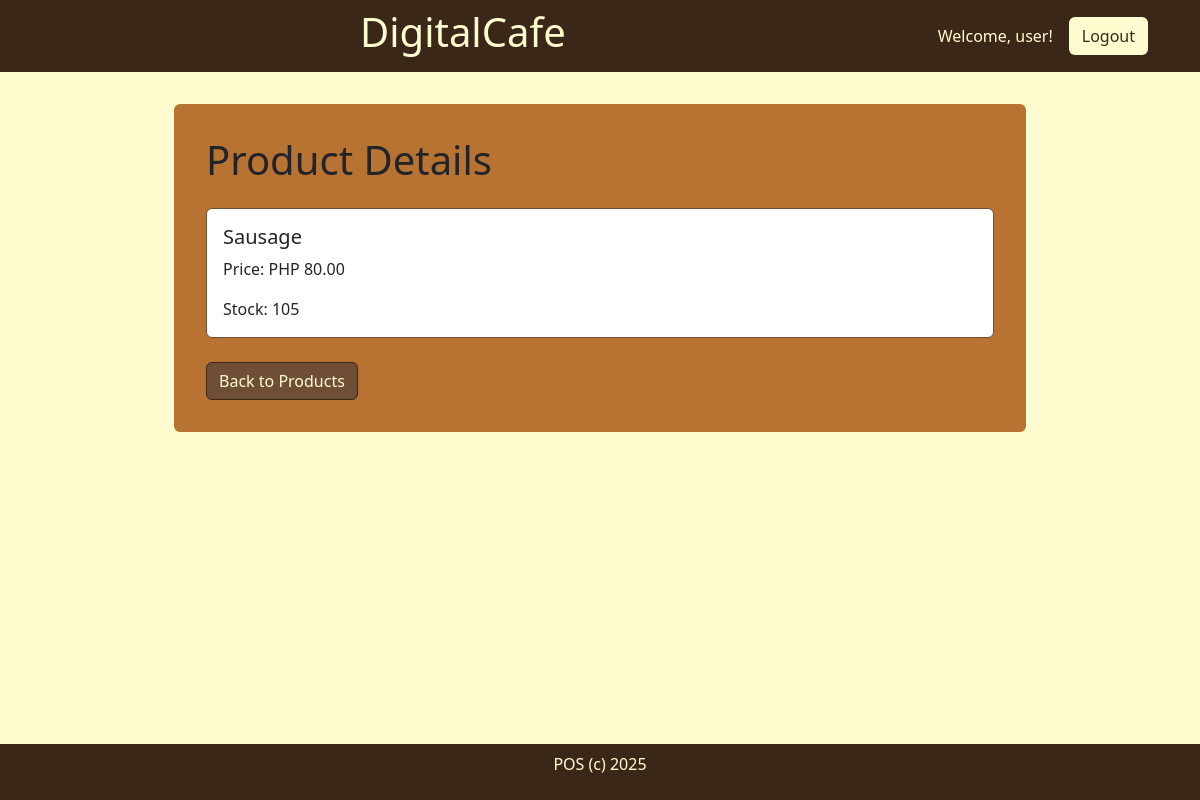
/product/2 (signed in), run on the app's committed database.
### digitalcafe/models.py (models this page shows, shortened)
class item(models.Model):
    app_label = 'digitalcafe'
    item_name = models.CharField(max_length=100)
    item_price = models.DecimalField(max_digits=6, decimal_places=2)
    stock_quantity = models.IntegerField()
    objects = models.Manager()

### digitalcafe/views.py (the view)
# urls.py: path("product/<int:pk>", views.product_detail, name="product_detail"),
@login_required
def product_detail(request, pk):
    product = get_object_or_404(item, pk=pk)
    return render(request, 'digitalcafe/product_detail.html', {'product': product})

### digitalcafe/templates/digitalcafe/product_detail.html
{% extends 'digitalcafe/base.html' %}
{% load static %}
{% block content %}
<div class="content">
    <div class="content-head m-4">
        <h1>Product Details</h1>
    </div>
    <div class="data-content m-4">
        <div class="card">
            <div class="card-body">
                <h5 class="card-title">{{ product.item_name }}</h5>
                <p class="card-text">Price: PHP {{ product.item_price }}</p>
                <p class="card-text">Stock: {{ product.stock_quantity }}</p>
            </div>
        </div>
    </div>
    <div class="content-footer m-4">
        <a href="{% url 'index' %}" class="btn btn-primary">Back to Products</a>
    </div>
</div>
{% endblock content %}

### digitalcafe/templates/digitalcafe/base.html (shortened to what this page needs)
{% load static %}
<!DOCTYPE html>
<html lang="en">
<head>
    <link href="https://cdn.jsdelivr.net/npm/bootstrap@5.3.3/dist/css/bootstrap.min.css" rel="stylesheet">
</head>
<body class="bg-coffee-cream">
    <header class="navbar navbar-dark bg-coffee-dark d-flex align-items-center">
        <div class="container-fluid">
            <div class="row w-100 align-items-center">
                <h1 class="col text-coffee-cream text-center">DigitalCafe</h1>
                <div class="col-auto">
                    {% if user.is_authenticated %}
                <div class="d-flex align-items-center me-3">
                    <span class="text-coffee-cream me-3">Welcome, {{ user.username }}!</span>
                    <form method="post" action="{% url 'logout' %}">
                        <button type="submit" class="btn bg-coffee-cream text-coffee-dark">
                            Logout
                        </button>
                    </form>
                </div>
                {% else %}
                <a href="{% url 'login' %}" class="btn bg-coffee-cream text-coffee-dark me-3">Login</a>
                {% endif %}
                </div>
            </div>
        </div>
    </header>
    <main class="main m-2 p-4">
        <div class="mx-auto w-75 bg-coffee-light p-2 rounded" style="--bs-bg-opacity: .3;">
            {% block content %}
            {% endblock content %}
        </div>
    </main>
    <footer class="footer bg-coffee-dark fixed-bottom" style="width: 100%;">
        <p class="text-coffee-cream text-center p-2" style="width: 100%;">POS (c) 2025</p>
    </footer>
</body>
</html>

### digitalcafe/templates/digitalcafe/base.html (style rules this page uses)
:root { --coffee-dark: #3A2718; --coffee-medium: #6F4E37; --coffee-light: #B87333; --coffee-cream: #FFFDD0; }
.bg-coffee-dark { background-color: var(--coffee-dark) !important; }
.bg-coffee-light { background-color: var(--coffee-light) !important; }
.bg-coffee-cream { background-color: var(--coffee-cream) !important; }
.text-coffee-dark { color: var(--coffee-dark) !important; }
.text-coffee-cream { color: var(--coffee-cream) !important; }
.btn-primary { background-color: var(--coffee-medium) !important; border-color: var(--coffee-dark) !important; color: var(--coffee-cream) !important; }
.card { border-color: var(--coffee-medium) !important; }

### data on the page
item: item_name "Sausage", item_price "80.00", stock_quantity "105"

### other printed values
{{ user.username }} "user"
